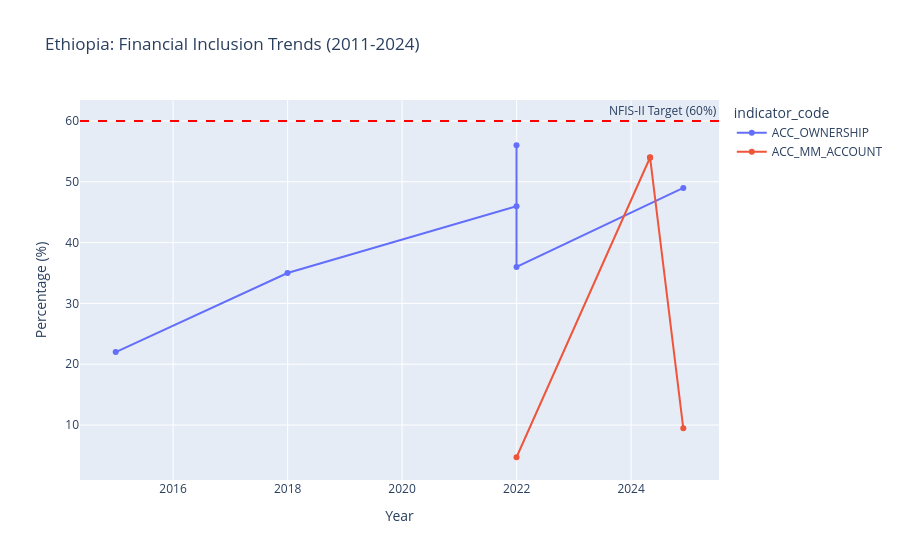

This figure's notebook cell:
### Code cell
# Filter for Access and Usage pillars
indicators_to_plot = ['ACC_OWNERSHIP', 'ACC_MM_ACCOUNT', 'USG_DIGITAL_PAYMENT']
trend_df = obs_df[obs_df['indicator_code'].isin(indicators_to_plot)].sort_values('observation_date')

fig = px.line(trend_df, x='observation_date', y='value_numeric', color='indicator_code',
              title='Ethiopia: Financial Inclusion Trends (2011-2024)',
              markers=True, labels={'value_numeric': 'Percentage (%)', 'observation_date': 'Year'})

# Add a vertical line for the National Financial Inclusion Strategy (NFIS-II) 2024 target if available
fig.add_hline(y=60, line_dash="dash", annotation_text="NFIS-II Target (60%)", line_color="red")

fig.show()

### Figure 1 — Plotly figure (JSON) as saved in the notebook; plotly's stock layout.template omitted (floating-point values rounded to 4 significant figures)
{"data": [{"hovertemplate": "indicator_code=ACC_OWNERSHIP<br>Year=%{x}<br>Percentage (%)=%{y}<extra></extra>", "legendgroup": "ACC_OWNERSHIP", "line": {"color": "#636efa", "dash": "solid"}, "marker": {"symbol": "circle"}, "mode": "lines+markers", "name": "ACC_OWNERSHIP", "orientation": "v", "showlegend": true, "type": "scatter", "x": ["2014-12-31T00:00:00.000000000", "2017-12-31T00:00:00.000000000", "2021-12-31T00:00:00.000000000", "2021-12-31T00:00:00.000000000", "2021-12-31T00:00:00.000000000", "2024-11-29T00:00:00.000000000"], "xaxis": "x", "y": [22.0, 35.0, 46.0, 56.0, 36.0, 49.0], "yaxis": "y"}, {"hovertemplate": "indicator_code=ACC_MM_ACCOUNT<br>Year=%{x}<br>Percentage (%)=%{y}<extra></extra>", "legendgroup": "ACC_MM_ACCOUNT", "line": {"color": "#EF553B", "dash": "solid"}, "marker": {"symbol": "circle"}, "mode": "lines+markers", "name": "ACC_MM_ACCOUNT", "orientation": "v", "showlegend": true, "type": "scatter", "x": ["2021-12-31T00:00:00.000000000", "2024-05-01T00:00:00.000000000", "2024-05-01T00:00:00.000000000", "2024-05-01T00:00:00.000000000", "2024-11-29T00:00:00.000000000"], "xaxis": "x", "y": [4.7, 54.0, 54.0, 54.0, 9.45], "yaxis": "y"}], "layout": {"annotations": [{"showarrow": false, "text": "NFIS-II Target (60%)", "x": 1, "xanchor": "right", "xref": "x domain", "y": 60, "yanchor": "bottom", "yref": "y"}], "legend": {"title": {"text": "indicator_code"}, "tracegroupgap": 0}, "shapes": [{"line": {"color": "red", "dash": "dash"}, "type": "line", "x0": 0, "x1": 1, "xref": "x domain", "y0": 60, "y1": 60, "yref": "y"}], "title": {"text": "Ethiopia: Financial Inclusion Trends (2011-2024)"}, "xaxis": {"anchor": "y", "domain": [0, 1], "title": {"text": "Year"}}, "yaxis": {"anchor": "x", "domain": [0, 1], "title": {"text": "Percentage (%)"}}}}
